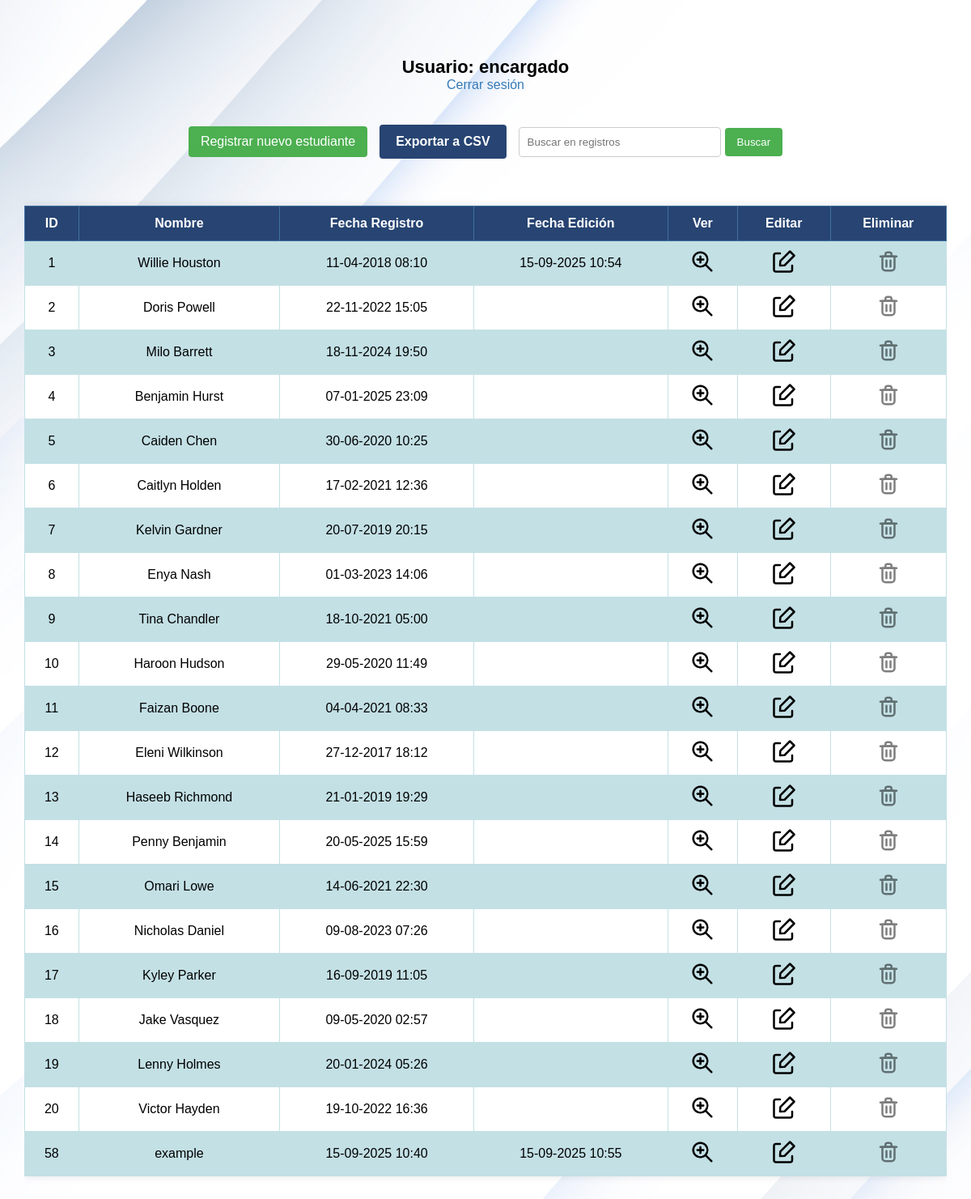
Page /students.php (signed in) on the committed database.
### tables this page shows
CREATE TABLE `student` (
  `id_students` int(11) NOT NULL AUTO_INCREMENT,
  `nombre` varchar(50) NOT NULL,
  `id_sexo` int(11) DEFAULT NULL,
  `especifique` varchar(255) DEFAULT '',
  `edad` int(3) NOT NULL,
  `nacimiento` date NOT NULL,
  `id_paises` int(11) DEFAULT NULL,
  `telefono` varchar(14) NOT NULL,
  `correo` varchar(50) NOT NULL,
  `domicilio` varchar(255) NOT NULL,
  `foto` varchar(255) NOT NULL,
  `lista` varchar(255) NOT NULL,
  `excel` varchar(255) NOT NULL,
  `fecha_acceso` timestamp NULL DEFAULT current_timestamp(),
  `fecha_registro` timestamp NOT NULL DEFAULT current_timestamp(),
  `id_usuario_registro` int(11) DEFAULT NULL,
  `fecha_edicion` timestamp NULL DEFAULT NULL,
  `id_usuario_editor` int(11) DEFAULT NULL,
  `visible` int(11) NOT NULL DEFAULT 1,
  `fecha_borrado` timestamp NOT NULL DEFAULT current_timestamp(),
  `id_usuario_borrador` int(11) DEFAULT NULL,
  PRIMARY KEY (`id_students`),
  KEY `id_paises` (`id_paises`),
  KEY `id_sexo` (`id_sexo`),
  CONSTRAINT `student_ibfk_1` FOREIGN KEY (`id_paises`) REFERENCES `paises` (`id_paises`) ON DELETE CASCADE ON UPDATE CASCADE,
  CONSTRAINT `student_ibfk_2` FOREIGN KEY (`id_sexo`) REFERENCES `sexo` (`id_sexo`) ON DELETE CASCADE ON UPDATE CASCADE
);

### students.php (the view, shortened to what this page needs)
<?php
require_once 'conn.php';
$conn = new mysqli($servername, $username, $db_password, $dbname, $port);
$conn->set_charset("utf8mb4");
$id_usuario = $_SESSION["id_perfil"] ?? 0;
$permiso_editar = ($id_usuario == 1 || $id_usuario == 2);
$permiso_borrar = ($id_usuario == 1);
$permiso_exportar = ($id_usuario == 1 || $id_usuario == 2);
$search_query = isset($_GET['search_query']) ? trim($_GET['search_query']) : '';
$where_condition = "WHERE s.visible = 1";
$sql = "
SELECT
  s.id_students   AS ID,
  s.nombre        AS Nombre,
  DATE_FORMAT(s.fecha_registro, '%d-%m-%Y %H:%i') AS Fecha_Registro,
  DATE_FORMAT(s.fecha_edicion, '%d-%m-%Y %H:%i') AS Fecha_Edicion
FROM student s
JOIN sexo sex ON s.id_sexo = sex.id_sexo
JOIN paises p ON s.id_paises = p.id_paises
$where_condition
ORDER BY s.id_students
";
$result = $conn->query($sql);
if ($result->num_rows > 0) {
  echo "<div class='user-header'>";
  echo "<h2>Usuario: <strong>" . htmlspecialchars($_SESSION["usuario"]) . "</strong></h2>";
  echo "<a href='login.php?action=logout'>Cerrar sesión</a>";
  echo "</div>";
  echo "<div style='text-align: center;'>";
  echo "<a href='Registro.php' class='new-student-btn'>Registrar nuevo estudiante</a>";
  if ($permiso_exportar) {
    echo "<a href='students.php?export=csv" . (!empty($search_query) ? "&search_query=" . urlencode($search_query) : "") . "' class='export-csv-btn'>Exportar a CSV</a>";
  }
  echo "<div class='search-container'>";
  echo "<form action='students.php' method='GET' class='search-form'>";
  echo "<input type='text' name='search_query' placeholder='Buscar en registros' value='" . htmlspecialchars($search_query) . "'>";
  echo "<button type='submit'>Buscar</button>";
  echo "</form>";
  echo "</div>";
  echo "</div>";
  echo "<div class='table-container'>";
  echo "<table class='students-table'>";
  echo "<tr>
        <th>ID</th>
        <th>Nombre</th>
        <th>Fecha Registro</th>
        <th>Fecha Edición</th>
        <th>Ver</th>
        <th>Editar</th>
        <th>Eliminar</th>
      </tr>";
  while ($row = $result->fetch_assoc()) {
    echo "<tr>";
    echo "<td>" . $row['ID'] . "</td>";
    if (!empty($search_query)) {
      $highlighted_name = preg_replace("/(" . preg_quote($search_query, '/') . ")/i", "<mark>$1</mark>", htmlspecialchars($row['Nombre']));
      echo "<td>" . $highlighted_name . "</td>";
    } else {
      echo "<td>" . htmlspecialchars($row['Nombre']) . "</td>";
    }
    echo "<td>" . $row['Fecha_Registro'] . "</td>";
    echo "<td>" . ($row['Fecha_Edicion'] ? $row['Fecha_Edicion'] : '') . "</td>";
    echo "<td>
            <a href='student_information.php?id=" . $row['ID'] . "' class='btn-table'>
                <img src='./templates/magnifying.png' width='30' alt='Ver detalles' title='Ver detalles'>
            </a>
          </td>";
    if ($permiso_editar) {
      echo "<td>
                <a href='editar_registro.php?id=" . $row['ID'] . "' class='btn-table'>
                    <img src='./templates/edit.svg' width='30' alt='Editar registro' title='Editar registro'>
                </a>
              </td>";
    } else {
      echo "<td>
                <span class='btn-table disabled' style='opacity: 0.5; cursor: not-allowed;'>
                    <img src='./templates/edit.svg' width='30' alt='Sin permisos para editar' title='Sin permisos para editar'>
                </span>
              </td>";
    }
    if ($permiso_borrar) {
      echo "<td>
                <a href='gestion.php?action=eliminar&id=" . $row['ID'] . "' class='btn-table' onclick='return confirm(\"¿Estás seguro de eliminar este registro?\")'>
                    <img src='./templates/delete.svg' width='30' alt='Eliminar registro' title='Eliminar registro'>
                </a>
              </td>";
    } else {
      echo "<td>
                <span class='btn-table disabled' style='opacity: 0.5; cursor: not-allowed;'>
                    <img src='./templates/delete.svg' width='30' alt='Sin permisos para eliminar' title='Sin permisos para eliminar'>
                </span>
              </td>";
    }
    echo "</tr>";
  }
  echo "</table>";
  echo "</div>";
}
?>
<!DOCTYPE html>
<html lang="es">
<head>
  <link rel="stylesheet" href="style.css" media="screen" />
</head>
<body>
</body>
</html>

### style.css (style rules this page uses)
body { font-family: Arial, sans-serif; margin: 10px; padding: 20px; background-image: url('templates/White.jpg'); background-size: cover; background-position: center; background-repeat: no-repeat; background-attachment: fixed; }
h2 { text-align: center; color: #000000; }
table { padding: 5px; font-family: arial, sans-serif; border: 1px solid #ddd; width: 100%; background-color: rgba(255, 255, 255, 0.9); border-collapse: collapse; margin: 20px 0; }
th { background-color: mediumspringgreen; border: 3px solid #e51919; text-align: center; padding: 8px; }
td { border: 3px solid #e51919; text-align: center; padding: 8px; }
tr { background-color: rgba(240, 240, 240, 0.9); }
tr:nth-child(even) { background-color: rgba(220, 220, 220, 0.9); }
.user-header { max-width: 600px; margin: 20px auto; text-align: center; padding: 20px; margin-bottom: 20px; background-color: transparent; }
.user-header h2 { color: #000; font-size: 22px; margin: 0; }
.user-header a { color: #337ab7; text-decoration: none; }
.new-student-btn { background-color: #4CAF50; color: white; padding: 10px 15px; text-decoration: none; border-radius: 4px; display: inline-block; margin-bottom: 20px; }
.table-container { overflow-x: auto; margin: 20px 0; }
.students-table { width: 100%; border-collapse: collapse; font-family: Arial, sans-serif; box-shadow: 0 0 10px rgba(0, 0, 0, 0.1); }
.students-table th { background-color: #274472; color: white; padding: 12px; text-align: center; font-weight: bold; border: 1px solid #41729f; }
.students-table td { padding: 10px; text-align: center; border: 1px solid #c3e0e5; }
.students-table tr:nth-child(even) { background-color: #c3e0e5; }
.students-table tr:nth-child(odd) { background-color: #ffffff; }
.students-table a { color: #274472; text-decoration: none; transition: color 0.3s; }
.btn-table { background-color: transparent; padding: 1px; border-radius: 3px; text-decoration: none; color: #000; }
.export-csv-btn { background-color: #274472; color: white; padding: 12px 20px; text-decoration: none; border-radius: 4px; display: inline-block; margin-left: 15px; font-weight: bold; transition: background-color 0.3s; }
.search-container { display: inline-block; margin-left: 15px; }
.search-form { display: flex; align-items: center; }
.search-form input[type="text"] { padding: 10px; border: 1px solid #ccc; border-radius: 4px; margin-right: 5px; width: 250px; }
.search-form button { padding: 10px 15px; background-color: #4CAF50; color: white; border: none; border-radius: 4px; cursor: pointer; }

### rows in the picture
student: id_students "1", nombre "Willie Houston", Fecha_Registro "11-04-2018 08:10", Fecha_Edicion "15-09-2025 10:54"
student: id_students "2", nombre "Doris Powell", Fecha_Registro "22-11-2022 15:05"
student: id_students "3", nombre "Milo Barrett", Fecha_Registro "18-11-2024 19:50"
student: id_students "4", nombre "Benjamin Hurst", Fecha_Registro "07-01-2025 23:09"
student: id_students "5", nombre "Caiden Chen", Fecha_Registro "30-06-2020 10:25"
student: id_students "6", nombre "Caitlyn Holden", Fecha_Registro "17-02-2021 12:36"
student: id_students "7", nombre "Kelvin Gardner", Fecha_Registro "20-07-2019 20:15"
student: id_students "8", nombre "Enya Nash", Fecha_Registro "01-03-2023 14:06"
student: id_students "9", nombre "Tina Chandler", Fecha_Registro "18-10-2021 05:00"
student: id_students "10", nombre "Haroon Hudson", Fecha_Registro "29-05-2020 11:49"
student: id_students "11", nombre "Faizan Boone", Fecha_Registro "04-04-2021 08:33"
student: id_students "12", nombre "Eleni Wilkinson", Fecha_Registro "27-12-2017 18:12"
student: id_students "13", nombre "Haseeb Richmond", Fecha_Registro "21-01-2019 19:29"
student: id_students "14", nombre "Penny Benjamin", Fecha_Registro "20-05-2025 15:59"
student: id_students "15", nombre "Omari Lowe", Fecha_Registro "14-06-2021 22:30"
student: id_students "16", nombre "Nicholas Daniel", Fecha_Registro "09-08-2023 07:26"
student: id_students "17", nombre "Kyley Parker", Fecha_Registro "16-09-2019 11:05"
student: id_students "18", nombre "Jake Vasquez", Fecha_Registro "09-05-2020 02:57"
student: id_students "19", nombre "Lenny Holmes", Fecha_Registro "20-01-2024 05:26"
student: id_students "20", nombre "Victor Hayden", Fecha_Registro "19-10-2022 16:36"
student: id_students "58", nombre "example", Fecha_Registro "15-09-2025 10:40", Fecha_Edicion "15-09-2025 10:55"

### other values in the picture
$_SESSION["usuario"] "encargado"
